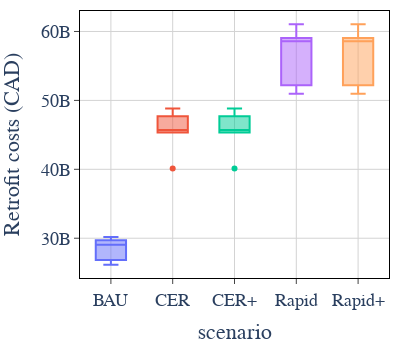

The notebook cell this image was saved under:
### Code cell
import plotly.express as px

rtrft_fig = px.box(scenario_retrofit_costs, x="scenario",y="Retrofit costs (CAD)", color="scenario", template="plotly", width=400,)
rtrft_fig = sciencify_plotly_fig(rtrft_fig)
rtrft_fig.update_layout(showlegend=False, margin=dict(r=10,t=10,b=10), height=350, font_family="cm",font_size=18)
rtrft_fig.write_image("abm_retrofit_cost.svg")
rtrft_fig.write_image("abm_retrofit_cost.pdf",engine="kaleido")
rtrft_fig

### Figure 1 — Plotly figure (JSON) as saved in the notebook; plotly's stock layout.template omitted (floating-point values rounded to 4 significant figures)
{"data": [{"alignmentgroup": "True", "hovertemplate": "scenario=%{x}<br>Retrofit costs (CAD)=%{y}<extra></extra>", "legendgroup": "BAU", "marker": {"color": "#636efa"}, "name": "BAU", "notched": false, "offsetgroup": "BAU", "orientation": "v", "showlegend": true, "type": "box", "x": ["BAU", "BAU", "BAU", "BAU", "BAU", "BAU"], "x0": " ", "xaxis": "x", "y": [26840000000.0, 26170000000.0, 28400000000.0, 29710000000.0, 29700000000.0, 30180000000.0], "y0": " ", "yaxis": "y"}, {"alignmentgroup": "True", "hovertemplate": "scenario=%{x}<br>Retrofit costs (CAD)=%{y}<extra></extra>", "legendgroup": "CER", "marker": {"color": "#EF553B"}, "name": "CER", "notched": false, "offsetgroup": "CER", "orientation": "v", "showlegend": true, "type": "box", "x": ["CER", "CER", "CER", "CER", "CER", "CER"], "x0": " ", "xaxis": "x", "y": [45600000000.0, 45340000000.0, 45790000000.0, 47700000000.0, 48830000000.0, 40120000000.0], "y0": " ", "yaxis": "y"}, {"alignmentgroup": "True", "hovertemplate": "scenario=%{x}<br>Retrofit costs (CAD)=%{y}<extra></extra>", "legendgroup": "CER+", "marker": {"color": "#00cc96"}, "name": "CER+", "notched": false, "offsetgroup": "CER+", "orientation": "v", "showlegend": true, "type": "box", "x": ["CER+", "CER+", "CER+", "CER+", "CER+", "CER+"], "x0": " ", "xaxis": "x", "y": [45340000000.0, 45790000000.0, 45600000000.0, 47700000000.0, 40120000000.0, 48830000000.0], "y0": " ", "yaxis": "y"}, {"alignmentgroup": "True", "hovertemplate": "scenario=%{x}<br>Retrofit costs (CAD)=%{y}<extra></extra>", "legendgroup": "Rapid", "marker": {"color": "#ab63fa"}, "name": "Rapid", "notched": false, "offsetgroup": "Rapid", "orientation": "v", "showlegend": true, "type": "box", "x": ["Rapid", "Rapid", "Rapid", "Rapid", "Rapid", "Rapid"], "x0": " ", "xaxis": "x", "y": [58760000000.0, 59040000000.0, 61030000000.0, 58430000000.0, 52200000000.0, 50970000000.0], "y0": " ", "yaxis": "y"}, {"alignmentgroup": "True", "hovertemplate": "scenario=%{x}<br>Retrofit costs (CAD)=%{y}<extra></extra>", "legendgroup": "Rapid+", "marker": {"color": "#FFA15A"}, "name": "Rapid+", "notched": false, "offsetgroup": "Rapid+", "orientation": "v", "showlegend": true, "type": "box", "x": ["Rapid+", "Rapid+", "Rapid+", "Rapid+", "Rapid+", "Rapid+"], "x0": " ", "xaxis": "x", "y": [58760000000.0, 59040000000.0, 61030000000.0, 52200000000.0, 58430000000.0, 50970000000.0], "y0": " ", "yaxis": "y"}], "layout": {"boxmode": "overlay", "font": {"family": "cm", "size": 18}, "height": 350, "legend": {"title": {"text": "scenario"}, "tracegroupgap": 0}, "margin": {"b": 10, "r": 10, "t": 10}, "plot_bgcolor": "white", "showlegend": false, "width": 400, "xaxis": {"anchor": "y", "categoryarray": ["BAU", "CER", "CER+", "Rapid", "Rapid+"], "categoryorder": "array", "domain": [0, 1], "gridcolor": "lightgrey", "linecolor": "black", "mirror": true, "showline": true, "ticks": "outside", "title": {"text": "scenario"}}, "yaxis": {"anchor": "x", "domain": [0, 1], "gridcolor": "lightgrey", "linecolor": "black", "mirror": true, "showline": true, "ticks": "outside", "title": {"text": "Retrofit costs (CAD)"}}}}
